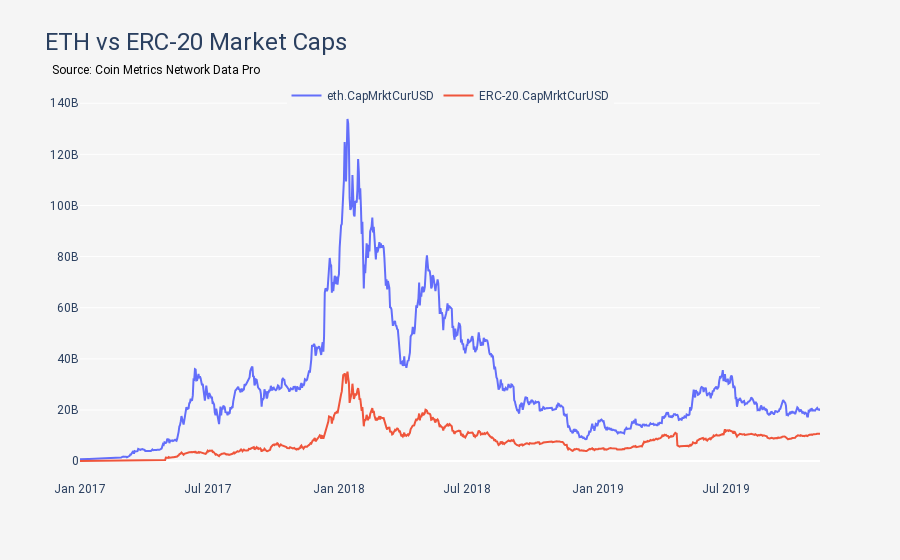
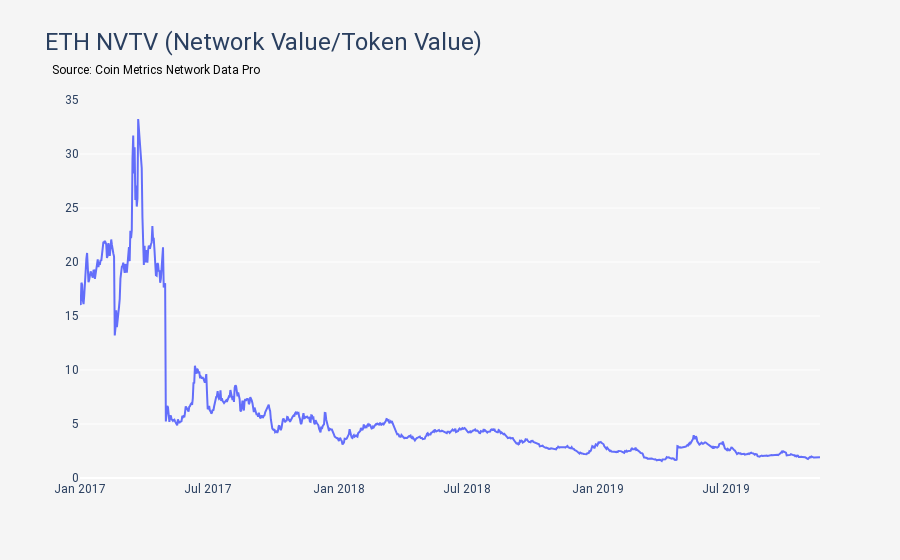
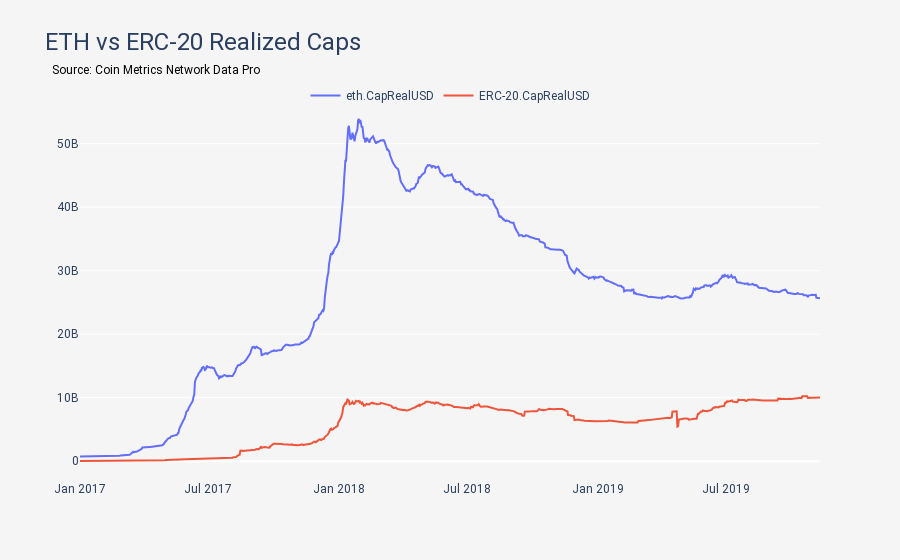
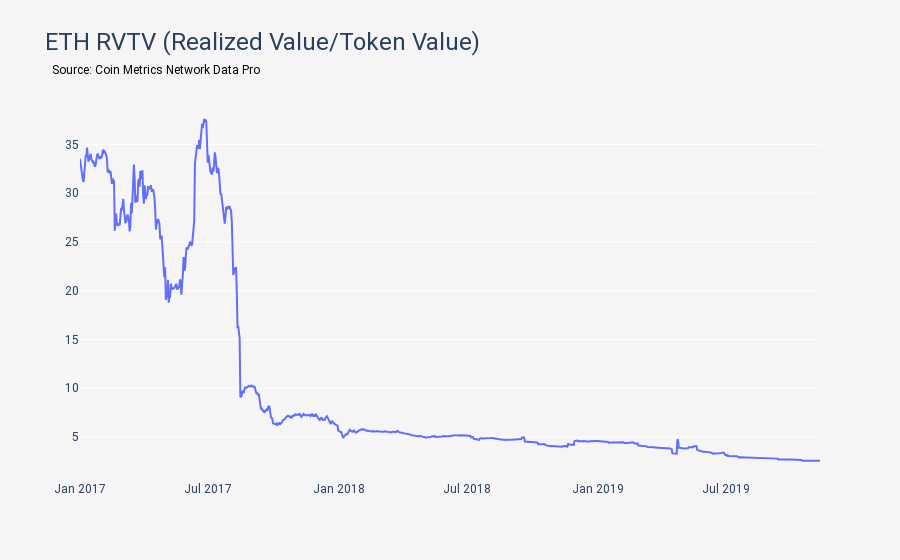

These figures' notebook cell, in order:
### Code cell
[chart.create_visual(df).fig.show() for chart in charts]

### Figure 1 — Plotly figure (JSON) as saved in the notebook; plotly's stock layout.template omitted (floating-point values rounded to 4 significant figures; data arrays with more than 128 entries replaced by an {"elided": "..."} marker saying what was removed)
{"data": [{"mode": "lines", "name": "eth.CapMrktCurUSD", "type": "scatter", "x": {"elided": "1044 str values"}, "y": {"elided": "1044 float values"}}, {"mode": "lines", "name": "ERC-20.CapMrktCurUSD", "type": "scatter", "x": {"elided": "1044 str values"}, "y": {"elided": "1044 float values"}}], "layout": {"annotations": [{"align": "left", "font": {"color": "black", "size": 12}, "showarrow": false, "text": "Source: Coin Metrics Network Data Pro", "valign": "top", "x": -0.04, "xref": "paper", "y": 1.103, "yref": "paper"}], "font": {"family": "Roboto"}, "legend": {"bgcolor": "#F5F5F5", "orientation": "h", "x": 0.5, "xanchor": "center", "y": 1.05, "yanchor": "top"}, "paper_bgcolor": "#F5F5F5", "plot_bgcolor": "#F5F5F5", "title": {"font": {"family": "Roboto", "size": 24}, "text": "ETH vs ERC-20 Market Caps"}, "xaxis": {"showgrid": false}}}

### Figure 2 — Plotly figure (JSON) as saved in the notebook; plotly's stock layout.template omitted (floating-point values rounded to 4 significant figures; data arrays with more than 128 entries replaced by an {"elided": "..."} marker saying what was removed)
{"data": [{"mode": "lines", "name": "eth.CapMrktCurUSD/ERC-20.CapMrktCurUSD", "type": "scatter", "x": {"elided": "1044 str values"}, "y": {"elided": "1044 float values"}}], "layout": {"annotations": [{"align": "left", "font": {"color": "black", "size": 12}, "showarrow": false, "text": "Source: Coin Metrics Network Data Pro", "valign": "top", "x": -0.04, "xref": "paper", "y": 1.103, "yref": "paper"}], "font": {"family": "Roboto"}, "legend": {"bgcolor": "#F5F5F5", "orientation": "h", "x": 0.5, "xanchor": "center", "y": 1.05, "yanchor": "top"}, "paper_bgcolor": "#F5F5F5", "plot_bgcolor": "#F5F5F5", "title": {"font": {"family": "Roboto", "size": 24}, "text": "ETH NVTV (Network Value/Token Value)"}, "xaxis": {"showgrid": false}}}

### Figure 3 — Plotly figure (JSON) as saved in the notebook; plotly's stock layout.template omitted (floating-point values rounded to 4 significant figures; data arrays with more than 128 entries replaced by an {"elided": "..."} marker saying what was removed)
{"data": [{"mode": "lines", "name": "eth.CapRealUSD", "type": "scatter", "x": {"elided": "1044 str values"}, "y": {"elided": "1044 float values"}}, {"mode": "lines", "name": "ERC-20.CapRealUSD", "type": "scatter", "x": {"elided": "1044 str values"}, "y": {"elided": "1044 float values"}}], "layout": {"annotations": [{"align": "left", "font": {"color": "black", "size": 12}, "showarrow": false, "text": "Source: Coin Metrics Network Data Pro", "valign": "top", "x": -0.04, "xref": "paper", "y": 1.103, "yref": "paper"}], "font": {"family": "Roboto"}, "legend": {"bgcolor": "#F5F5F5", "orientation": "h", "x": 0.5, "xanchor": "center", "y": 1.05, "yanchor": "top"}, "paper_bgcolor": "#F5F5F5", "plot_bgcolor": "#F5F5F5", "title": {"font": {"family": "Roboto", "size": 24}, "text": "ETH vs ERC-20 Realized Caps"}, "xaxis": {"showgrid": false}}}

### Figure 4 — Plotly figure (JSON) as saved in the notebook; plotly's stock layout.template omitted (floating-point values rounded to 4 significant figures; data arrays with more than 128 entries replaced by an {"elided": "..."} marker saying what was removed)
{"data": [{"mode": "lines", "name": "eth.CapRealUSD/ERC-20.CapRealUSD", "type": "scatter", "x": {"elided": "1044 str values"}, "y": {"elided": "1044 float values"}}], "layout": {"annotations": [{"align": "left", "font": {"color": "black", "size": 12}, "showarrow": false, "text": "Source: Coin Metrics Network Data Pro", "valign": "top", "x": -0.04, "xref": "paper", "y": 1.103, "yref": "paper"}], "font": {"family": "Roboto"}, "legend": {"bgcolor": "#F5F5F5", "orientation": "h", "x": 0.5, "xanchor": "center", "y": 1.05, "yanchor": "top"}, "paper_bgcolor": "#F5F5F5", "plot_bgcolor": "#F5F5F5", "title": {"font": {"family": "Roboto", "size": 24}, "text": "ETH RVTV (Realized Value/Token Value)"}, "xaxis": {"showgrid": false}}}
